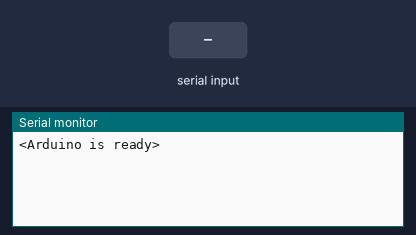
A sketch run on a simulated Arduino Uno, built with avr-gcc and run on an emulated ATmega328P. Shown: the last lines printed to the serial monitor. The test bench sets the inputs (shaded band).

Above: at 1.2 s.
1.3 s: "{" received over the second serial link
At 3.2 s:
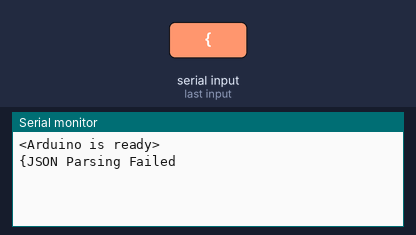
3.8 s: "1" received over the second serial link
At 6.3 s:
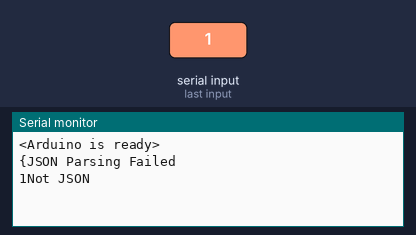

Measured:
- after the input at 1.3 s, the serial monitor: prints a new line after 1.0 s (image 1)
- after the input at 3.8 s, the serial monitor: prints a new line after 1.0 s (image 2)

The sketch:

testing.ino
```cpp
#include <ArduinoJson.h>
#include <SoftwareSerial.h>

// Define RX and TX ports instead of using default 0, 1 ports
SoftwareSerial bluetoothSerial(10, 11);

void setup() {
  Serial.begin(9600);
  bluetoothSerial.begin(9600);
  Serial.println("<Arduino is ready>");
}

void loop() {
  if (Serial.available()) {
    char x = Serial.read();
    bluetoothSerial.print(x);
  }

  String content;

  // If something comes up on port 10, then...
  while(bluetoothSerial.available()) {
    content = bluetoothSerial.readString();
  }

  if (content.length() == 0) {
    return;
  }

  // Whatever is received, print it to Arduino's serial monitor
  Serial.print(content);

  // If JSON, parse it
  if (content.startsWith("{")) {
    StaticJsonBuffer<512> jsonBuffer;

    JsonObject& root = jsonBuffer.parseObject(content);
    if (!root.success()) {
      Serial.println("JSON Parsing Failed");
      return;
    }

    const char* sensor = root["sensor"];
    long time = root["time"];
    double latitude  = root["data"][0];
    double longitude = root["data"][1];

    Serial.println(sensor);
    Serial.println(time);
    Serial.println(latitude, 6);
    Serial.println(longitude, 6);
  } else {
    Serial.println("Not JSON");
  }

}

/* Reading 1 char at a time */

//  if (bluetoothSerial.available()) {
//    char x = bluetoothSerial.read();
//    Serial.print(x);
//  }

/* Reading continously */

//  String content = "";
//  char character;
//
//  // If something comes up on port 10, then...
//  while(mySerial.available()) {
//      character = mySerial.read();
//      content.concat(character);
//      delay(10);
//  }
//
//  if (content != "") {
//    // Whatever is received, print it to Arduino's serial monitor
//    Serial.println(content);
//  }

/* JSON Parsing */

//  char json[] = "{\"sensor\":\"gps\",\"time\":1351824120,\"data\":[48.756080,2.302038]}";
//  StaticJsonBuffer<512> jsonBuffer;
//  JsonObject& root = jsonBuffer.parseObject(json);
//  if (!root.success()) {
//    Serial.println("JSON Parsing Failed");
//  }
//
//  const char* sensor = root["sensor"];
//  long time = root["time"];
//  double latitude  = root["data"][0];
//  double longitude = root["data"][1];
//
//  Serial.println(sensor);
//  Serial.println(time);
//  Serial.println(latitude, 6);
//  Serial.println(longitude, 6);
```
